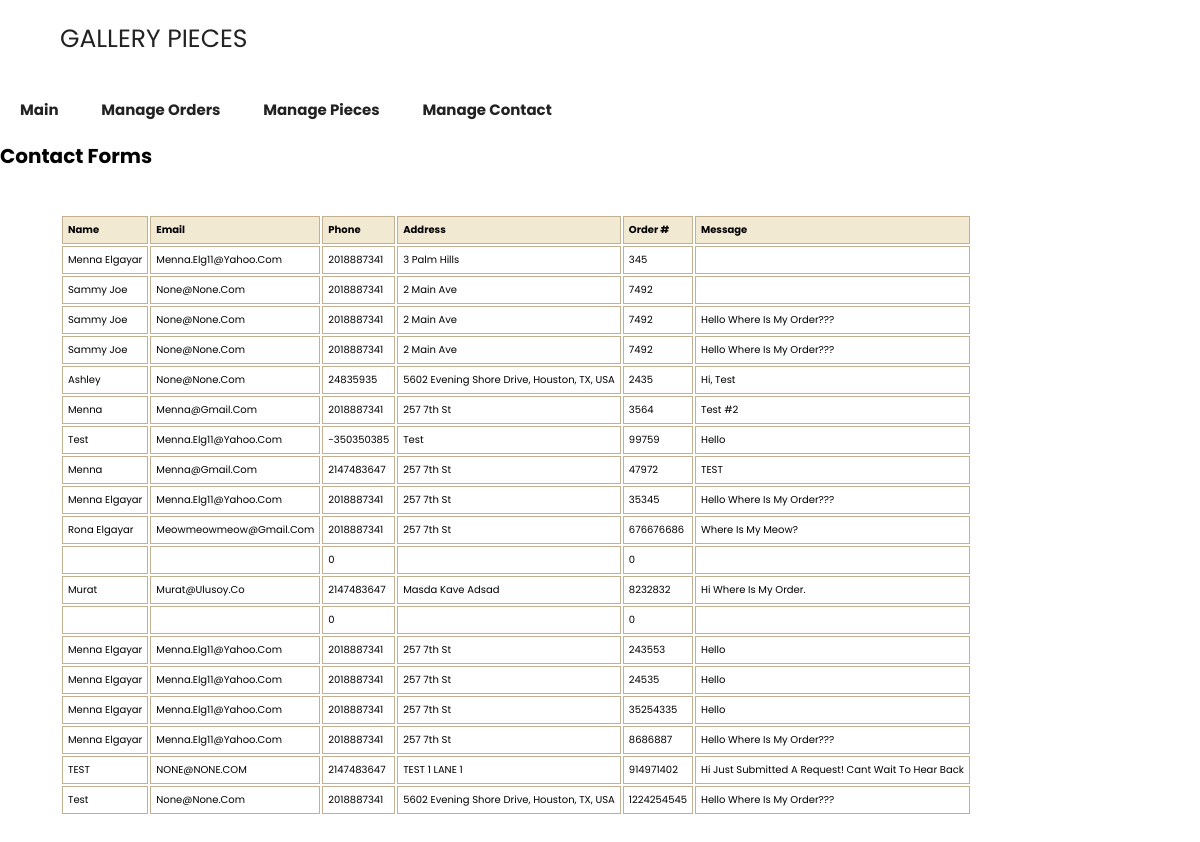
The page /Gallery/admin/manage_contact.php on the database its author committed.
### tables this page shows
CREATE TABLE `contact` (
  `name` varchar(50) NOT NULL,
  `email` text NOT NULL,
  `phone` int(11) NOT NULL,
  `address` text NOT NULL,
  `order_number` int(11) NOT NULL,
  `message` text DEFAULT NULL
);

### Gallery/admin/manage_contact.php (the view, shortened to what this page needs)
<?php
$servername = "localhost";
$username = "root";
$password = "";
$database = "shoppingcart";
try {
    $conn = new PDO("mysql:host=$servername;dbname=$database", $username, $password);
    $conn->setAttribute(PDO::ATTR_ERRMODE, PDO::ERRMODE_EXCEPTION);
} catch (PDOException $e) {
    echo "Connection failed: " . $e->getMessage();
    exit;
}
$query = "SELECT * FROM contact";
$stmt = $conn->prepare($query);
$stmt->execute();
$contacts = $stmt->fetchAll();
?>
<!DOCTYPE html>
<html lang="en">
<head>
    <link rel="stylesheet" href="../css/style.css">
</head>
<body>
<div>
<header>
<section class="header">
    <a href="admin.php" class="logo">GALLERY PIECES</a>
</header>
        <ul class="admin-nav">
            <li><a href="admin.php">Main</a></li>
            <li><a href="manage_orders.php">Manage Orders</a></li>
            <li><a href="manage_pieces.php">Manage Pieces</a></li>
            <li><a href="manage_contact.php">Manage Contact</a></li>
        </ul>
    </div>
    <h1>Contact Forms</h1>
    <section class="pieces-table">
    <table>
        <tr>
            <th>Name</th>
            <th>Email</th>
            <th>Phone</th>
            <th>Address</th>
            <th>Order #</th>
            <th>Message</th>
        </tr>
        <?php foreach ($contacts as $contact): ?>
            <tr>
                <td><?php echo $contact['name']; ?></td>
                <td><?php echo $contact['email']; ?></td>
                <td><?php echo $contact['phone']; ?></td>
                <td><?php echo $contact['address']; ?></td>
                <td><?php echo $contact['order_number']; ?></td>
                <td><?php echo $contact['message']; ?></td>
            </tr>
        <?php endforeach; ?>
    </table>
    </section>
</body>
</html>

### Gallery/css/style.css (style rules this page uses)
:root { --main-color:black; --black:#222; --white:#fff; --dark-bg:#c3b091; --light-bg: #f1e9d2; --text-shadow:0 1.5rem 3rem white; --light-french-beige: #c8ad7f; --french-beige: #a67b5b; }
* { font-family: 'Poppins', sans-serif; margin: 0; padding: 0; box-sizing: border-box; outline: none; border: none; text-decoration: none; text-transform: capitalize; }
html { font-size: 62.5%; overflow-x: hidden; }
section { padding: 5rem 10%; }
.header { position: sticky; top: 0; left: 0; right: 0; z-index: 1000; background-color: var(--white); display: flex; padding-top: 2rem; padding-bottom: 2rem; box-shadow: var(--box-shadow); align-items: center; justify-content: space-between; }
.header .logo { font-size: 2.5rem; color: var(--black); }
.pieces-table { width: 100%; border-collapse: collapse; margin-top: 1.3em; }
.pieces-table th, .pieces-table td { border: 0.1em solid var(--dark-bg); padding: 0.5em; text-align: left; }
.pieces-table th { background-color: var(--light-bg); }
.admin-nav { list-style: none; padding: 0; }
.admin-nav li { display: inline-block; margin: 2em; }
.admin-nav li a { text-decoration: none; color: var(--black); font-weight: bold; font-size: 1.5em; }
@media (max-width:1200px) { section { padding: 3rem 5%; } }

### rows shown on the page
contact: name "Menna Elgayar", email "Menna.elg11@yahoo.com", phone "2018887341", address "3 Palm Hills", order_number "345"
contact: name "Sammy Joe", email "None@none.com", phone "2018887341", address "2 Main Ave", order_number "7492"
contact: name "Sammy Joe", email "None@none.com", phone "2018887341", address "2 Main Ave", order_number "7492", message "Hello Where Is My Order???"
contact: name "Sammy Joe", email "None@none.com", phone "2018887341", address "2 Main Ave", order_number "7492", message "Hello Where Is My Order???"
contact: name "Ashley", email "None@none.com", phone "24835935", address "5602 Evening Shore Drive, Houston, TX, USA", order_number "2435", message "Hi, Test"
contact: name "Menna", email "Menna@gmail.com", phone "2018887341", address "257 7th St", order_number "3564", message "Test #2"
contact: name "Test", email "Menna.elg11@yahoo.com", phone "-350350385", address "Test", order_number "99759", message "Hello"
contact: name "Menna", email "Menna@gmail.com", phone "2147483647", address "257 7th St", order_number "47972", message "TEST"
contact: name "Menna Elgayar", email "Menna.elg11@yahoo.com", phone "2018887341", address "257 7th St", order_number "35345", message "Hello Where Is My Order???"
contact: name "Rona Elgayar", email "Meowmeowmeow@gmail.com", phone "2018887341", address "257 7th St", order_number "676676686", message "Where Is My Meow?"
contact: phone "0", order_number "0"
contact: name "Murat", email "Murat@ulusoy.co", phone "2147483647", address "Masda Kave Adsad", order_number "8232832", message "Hi Where Is My Order."
contact: phone "0", order_number "0"
contact: name "Menna Elgayar", email "Menna.elg11@yahoo.com", phone "2018887341", address "257 7th St", order_number "243553", message "Hello"
contact: name "Menna Elgayar", email "Menna.elg11@yahoo.com", phone "2018887341", address "257 7th St", order_number "24535", message "Hello"
contact: name "Menna Elgayar", email "Menna.elg11@yahoo.com", phone "2018887341", address "257 7th St", order_number "35254335", message "Hello"
contact: name "Menna Elgayar", email "Menna.elg11@yahoo.com", phone "2018887341", address "257 7th St", order_number "8686887", message "Hello Where Is My Order???"
contact: name "TEST", email "NONE@NONE.COM", phone "2147483647", address "TEST 1 LANE 1", order_number "914971402", message "Hi Just Submitted A Request! Cant Wait To Hear Back"
contact: name "Test", email "None@none.com", phone "2018887341", address "5602 Evening Shore Drive, Houston, TX, USA", order_number "1224254545", message "Hello Where Is My Order???"
